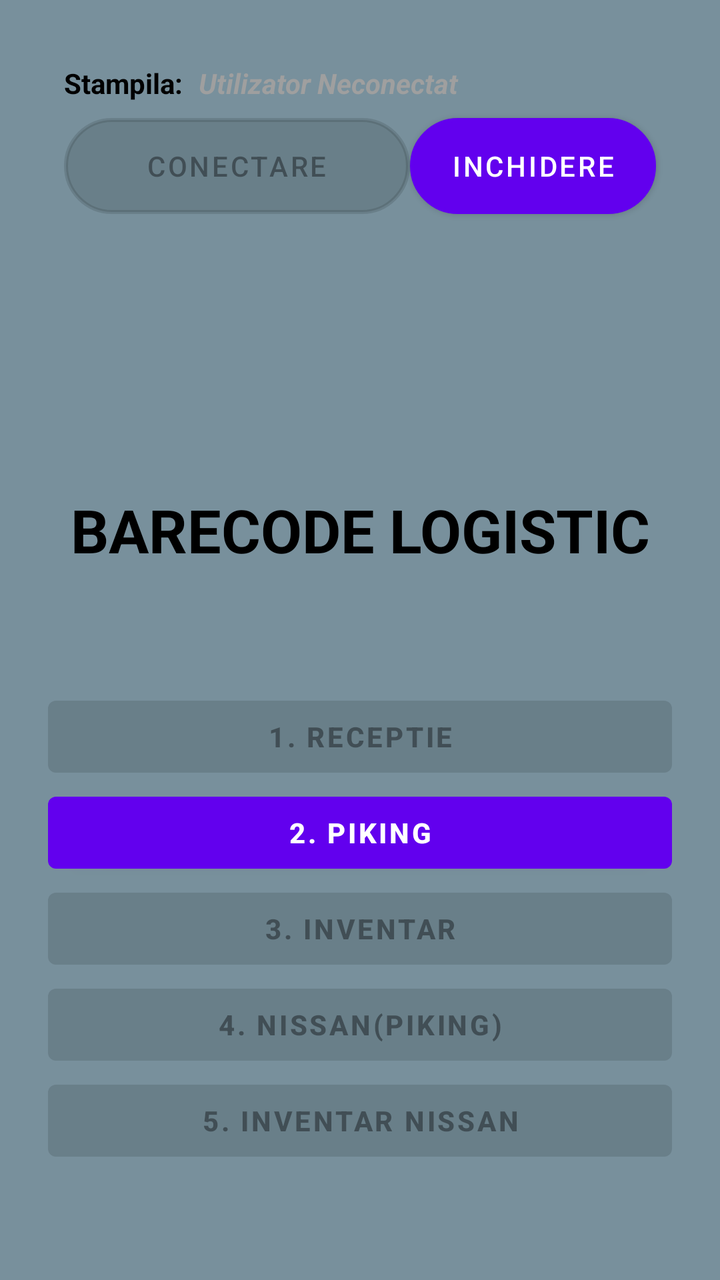
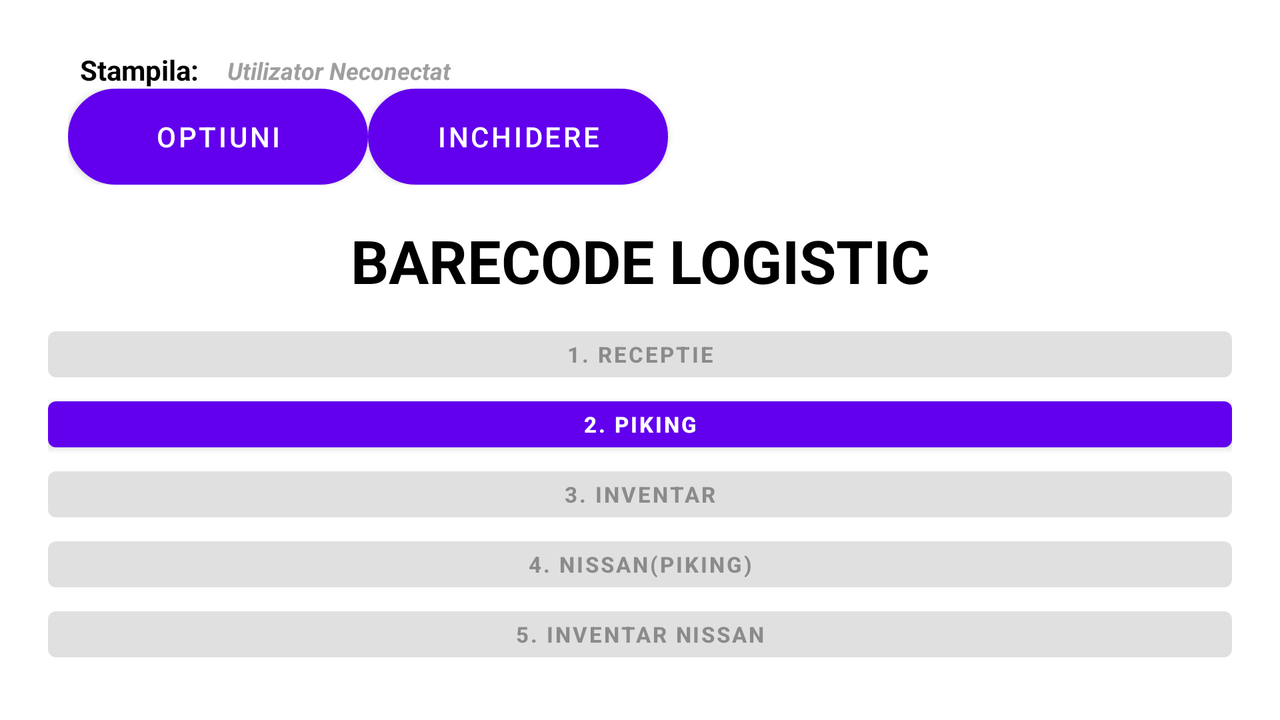

One screen, two layout resources from the same app: the default and the repository's alternative for another configuration. Each is rendered where Android would select it; the XML of both is given below.
<!-- AndroidManifest.xml: application theme Theme.BasicActivity -->
<!-- res/layout/fragment_menu.xml -->
<?xml version="1.0" encoding="utf-8"?>
    <androidx.constraintlayout.widget.ConstraintLayout
        xmlns:android="http://schemas.android.com/apk/res/android"
        xmlns:app="http://schemas.android.com/apk/res-auto"
        xmlns:tools="http://schemas.android.com/tools"
        android:layout_width="match_parent"
        android:layout_height="match_parent"
        tools:context=".MenuFragment"
        android:id="@+id/Menu_Fragment"
        android:padding="16dp"
    android:background="#78909C">

        <LinearLayout
            android:id="@+id/linearLayout3"
            android:layout_width="0dp"
            android:layout_height="wrap_content"
            android:layout_marginStart="8dp"

            android:layout_marginEnd="8dp"
            android:layout_marginBottom="10dp"
            android:orientation="vertical"
            app:layout_constraintBottom_toBottomOf="parent"
            app:layout_constraintEnd_toEndOf="parent"
            app:layout_constraintHorizontal_bias="0.571"
            app:layout_constraintStart_toStartOf="parent"
            app:layout_constraintTop_toBottomOf="@+id/tv_menu_fragment_title">

            <Button
                android:id="@+id/button"
                android:layout_width="match_parent"
                android:layout_height="wrap_content"

                android:enabled="false"
                android:text="@string/_1_receptie"

                android:textStyle="bold" />

            <Button
                android:id="@+id/btn_piking"
                android:layout_width="match_parent"
                android:layout_height="wrap_content"

                android:text="@string/_2_piking"

                android:textStyle="bold" />

            <Button
                android:id="@+id/button3"
                android:layout_width="match_parent"
                android:layout_height="wrap_content"

                android:enabled="false"
                android:text="@string/_3_inventar"

                android:textStyle="bold" />

            <Button
                android:id="@+id/button4"
                android:layout_width="match_parent"
                android:layout_height="wrap_content"

                android:enabled="false"
                android:text="@string/_4_nissan_piking"

                android:textStyle="bold" />

            <Button
                android:id="@+id/button5"
                android:layout_width="match_parent"
                android:layout_height="wrap_content"

                android:enabled="false"
                android:text="@string/_5_inventar_nissan"

                android:textStyle="bold" />

        </LinearLayout>

    <TextView
        android:id="@+id/tv_menu_fragment_title"
        android:layout_width="0dp"
        android:layout_height="wrap_content"
        android:layout_marginStart="8dp"
        android:layout_marginTop="100dp"
        android:layout_marginEnd="8dp"
        android:layout_marginBottom="30dp"
        android:text="@string/barecode_logistic"
        android:textAlignment="center"
        android:textColor="@color/black"
        android:textSize="@dimen/text_title_in_page"
        android:textStyle="bold"
        app:layout_constraintBottom_toTopOf="@+id/linearLayout3"
        app:layout_constraintEnd_toEndOf="parent"
        app:layout_constraintHorizontal_bias="0.0"
        app:layout_constraintStart_toStartOf="parent"
        app:layout_constraintTop_toBottomOf="@+id/constraintLayout_butoane"
        app:layout_constraintVertical_bias="0.532" />

    <androidx.constraintlayout.widget.ConstraintLayout
        android:id="@+id/constraintLayout_butoane"
        android:layout_width="match_parent"
        android:layout_height="0dp"
        android:layout_marginStart="8dp"
        android:layout_marginTop="8dp"
        android:layout_marginEnd="8dp"
        app:layout_constraintEnd_toEndOf="parent"
        app:layout_constraintHorizontal_bias="0.0"
        app:layout_constraintStart_toStartOf="parent"
        app:layout_constraintTop_toTopOf="parent">

        <TextView
            android:id="@+id/tv_user"
            android:layout_width="0dp"
            android:layout_height="wrap_content"

            android:layout_marginStart="8dp"
            android:layout_marginEnd="8dp"
            android:text="@string/menu_fragment_user"
            android:textAlignment="viewStart"

            android:textColor="@color/gray"
            android:textSize="14sp"
            android:textStyle="bold|italic"
            app:layout_constraintBaseline_toBaselineOf="@+id/tv_user2"
            app:layout_constraintEnd_toEndOf="parent"
            app:layout_constraintStart_toEndOf="@+id/tv_user2" />

        <TextView
            android:id="@+id/tv_user2"
            android:layout_width="wrap_content"
            android:layout_height="wrap_content"

            android:layout_marginStart="8dp"
            android:layout_marginTop="8dp"
            android:layout_marginBottom="8dp"
            android:text="@string/menu_fragment_stampila"

            android:textAlignment="viewStart"
            android:textColor="@color/black"
            android:textStyle="bold"
            app:layout_constraintBottom_toTopOf="@+id/login"
            app:layout_constraintStart_toStartOf="parent"
            app:layout_constraintTop_toTopOf="parent" />

        <Button
            android:id="@+id/login"
            android:layout_width="0dp"
            android:layout_height="wrap_content"

            android:layout_marginStart="8dp"


            android:background="@drawable/custom_button"
            android:enabled="false"
            android:text="@string/action_sign_in_Login"
            android:textSize="14sp"
            app:layout_constraintBaseline_toBaselineOf="@+id/inchidere"

            app:layout_constraintEnd_toStartOf="@+id/guideline3"
            app:layout_constraintStart_toStartOf="parent" />

        <Button
            android:id="@+id/inchidere"
            android:layout_width="0dp"
            android:layout_height="wrap_content"

            android:layout_marginEnd="8dp"


            android:layout_marginBottom="8dp"
            android:background="@drawable/custom_button"
            android:backgroundTint="@color/orange"
            android:backgroundTintMode="screen"
            android:text="@string/action_sign_in_Inchidere"
            android:textSize="14sp"
            app:layout_constraintBottom_toBottomOf="parent"
            app:layout_constraintEnd_toEndOf="parent"
            app:layout_constraintStart_toEndOf="@+id/login" />

        <androidx.constraintlayout.widget.Guideline
            android:id="@+id/guideline3"
            android:layout_width="wrap_content"
            android:layout_height="wrap_content"
            android:orientation="vertical"
            app:layout_constraintGuide_begin="181dp" />


    </androidx.constraintlayout.widget.ConstraintLayout>

    </androidx.constraintlayout.widget.ConstraintLayout>
<!-- resources referenced by this layout -->
<resources>
  <color name="black">#FF000000</color>
  <color name="gray">#9F9F9F</color>
  <color name="orange">#B1761E</color>
  <dimen name="text_title_in_page">30sp</dimen>
  <!-- drawable custom_button (drawable) -->
  <?xml version="1.0" encoding="utf-8"?>
  <shape xmlns:android="http://schemas.android.com/apk/res/android" android:shape="rectangle">
      <stroke android:color="@color/orange" android:width="2dp"/>
      <corners android:radius="200dp"/>
      <solid android:color="@color/green" />
  </shape>
  <string name="_1_receptie">1. RECEPTIE</string>
  <string name="_2_piking">2. PIKING</string>
  <string name="_3_inventar">3. INVENTAR</string>
  <string name="_4_nissan_piking">4. NISSAN(piking)</string>
  <string name="_5_inventar_nissan">5. INVENTAR NISSAN</string>
  <string name="action_sign_in_Inchidere">Inchidere</string>
  <string name="action_sign_in_Login">Conectare</string>
  <string name="barecode_logistic">BARECODE LOGISTIC</string>
  <string name="menu_fragment_stampila">Stampila:</string>
  <string name="menu_fragment_user">Utilizator Neconectat</string>
  <style name="Theme.BasicActivity" parent="Theme.MaterialComponents.DayNight.DarkActionBar">
          
          <item name="colorPrimary">@color/purple_500</item>
          <item name="colorPrimaryVariant">@color/purple_700</item>
          <item name="colorOnPrimary">@color/white</item>
          
          <item name="colorSecondary">@color/teal_200</item>
          <item name="colorSecondaryVariant">@color/teal_700</item>
          <item name="colorOnSecondary">@color/black</item>
          
          <item name="android:statusBarColor" tools:targetApi="l">?attr/colorPrimaryVariant</item>
          
      </style>
  <color name="green">#075C0A</color>
  <color name="purple_500">#FF6200EE</color>
  <color name="purple_700">#FF3700B3</color>
  <color name="white">#FFFFFFFF</color>
  <color name="teal_200">#FF03DAC5</color>
  <color name="teal_700">#FF018786</color>
</resources>
<!-- res/layout-land/fragment_menu.xml (the repository's variant of the layout above) -->
<!-- drawn on the phone turned sideways -->
<?xml version="1.0" encoding="utf-8"?>
    <androidx.constraintlayout.widget.ConstraintLayout
        xmlns:android="http://schemas.android.com/apk/res/android"
        xmlns:app="http://schemas.android.com/apk/res-auto"
        xmlns:tools="http://schemas.android.com/tools"
        android:layout_width="match_parent"
        android:layout_height="match_parent"
        tools:context=".MenuFragment"
        android:id="@+id/Menu_Fragment"
        android:padding="16dp">

    <LinearLayout
        android:id="@+id/linearLayout3"
        android:layout_width="match_parent"
        android:layout_height="wrap_content"
        android:layout_marginStart="8dp"

        android:layout_marginTop="2dp"
        android:layout_marginEnd="8dp"
        android:layout_marginBottom="2dp"
        android:orientation="vertical"
        app:layout_constraintBottom_toBottomOf="parent"
        app:layout_constraintEnd_toEndOf="parent"
        app:layout_constraintHorizontal_bias="0.571"
        app:layout_constraintStart_toStartOf="parent"
        app:layout_constraintTop_toBottomOf="@+id/tv_menu_fragment_title">

        <Button
            android:id="@+id/button"
            android:layout_width="match_parent"
            android:layout_height="35sp"

            android:enabled="false"
            android:text="@string/text_receptie"

            android:textSize="11sp"
            android:textStyle="bold" />

        <Button
            android:id="@+id/btn_piking"
            android:layout_width="match_parent"
            android:layout_height="35sp"

            android:text="@string/text_piking"

            android:textSize="11sp"
            android:textStyle="bold" />

        <Button
            android:id="@+id/button3"
            android:layout_width="match_parent"
            android:layout_height="35sp"

            android:enabled="false"
            android:text="@string/text_inventar"

            android:textSize="11sp"
            android:textStyle="bold" />

        <Button
            android:id="@+id/button4"
            android:layout_width="match_parent"
            android:layout_height="35sp"

            android:enabled="false"
            android:text="@string/text_nissan_piking"

            android:textSize="11sp"
            android:textStyle="bold" />

        <Button
            android:id="@+id/button5"
            android:layout_width="match_parent"
            android:layout_height="35sp"

            android:enabled="false"
            android:text="@string/text_inventar_nissan"

            android:textSize="11sp"
            android:textStyle="bold" />

    </LinearLayout>

    <TextView
        android:id="@+id/tv_menu_fragment_title"
        android:layout_width="match_parent"
        android:layout_height="wrap_content"
        android:layout_marginStart="8dp"
        android:layout_marginEnd="8dp"
        android:text="@string/barecode_logistic"
        android:textAlignment="center"
        android:textColor="@color/black"
        android:textSize="@dimen/text_title_in_page"
        android:textStyle="bold"
        app:layout_constraintBottom_toTopOf="@+id/linearLayout3"
        app:layout_constraintEnd_toEndOf="parent"
        app:layout_constraintHorizontal_bias="0.0"
        app:layout_constraintStart_toStartOf="parent"
        app:layout_constraintTop_toBottomOf="@+id/constraintLayout_butoane"
        app:layout_constraintVertical_bias="0.532" />

    <androidx.constraintlayout.widget.ConstraintLayout
        android:id="@+id/constraintLayout_butoane"
        android:layout_width="match_parent"
        android:layout_height="wrap_content"
        android:layout_marginStart="8dp"
        android:layout_marginTop="2dp"
        android:layout_marginEnd="8dp"
        app:layout_constraintBottom_toTopOf="@+id/tv_menu_fragment_title"
        app:layout_constraintEnd_toEndOf="parent"
        app:layout_constraintHorizontal_bias="1.0"
        app:layout_constraintStart_toStartOf="parent"
        app:layout_constraintTop_toTopOf="parent">

        <TextView
            android:id="@+id/tv_user"
            android:layout_width="wrap_content"
            android:layout_height="wrap_content"

            android:layout_marginStart="12dp"
            android:layout_marginEnd="239dp"
            android:layout_marginBottom="1dp"
            android:text="@string/menu_fragment_user"
            android:textAlignment="viewStart"
            android:textColor="@color/gray"
            android:textSize="12sp"
            android:textStyle="bold|italic"
            app:layout_constraintBottom_toTopOf="@+id/linearLayout"
            app:layout_constraintEnd_toEndOf="parent"
            app:layout_constraintHorizontal_bias="0.016"
            app:layout_constraintStart_toEndOf="@+id/tv_user2"
            app:layout_constraintTop_toTopOf="parent"
            app:layout_constraintVertical_bias="1.0" />

        <TextView
            android:id="@+id/tv_user2"
            android:layout_width="wrap_content"
            android:layout_height="wrap_content"

            android:layout_marginStart="16dp"

            android:text="@string/menu_fragment_stampila"
            android:textAlignment="viewStart"
            android:textColor="@color/black"
            android:textStyle="bold"
            app:layout_constraintBottom_toTopOf="@+id/linearLayout"
            app:layout_constraintStart_toStartOf="parent"
            app:layout_constraintTop_toTopOf="parent" />

        <LinearLayout
            android:id="@+id/linearLayout"
            android:layout_width="match_parent"
            android:layout_height="wrap_content"

            android:orientation="horizontal"
            android:paddingStart="10dp"
            android:paddingBottom="10dp"

            app:layout_constraintBottom_toBottomOf="parent"
            app:layout_constraintEnd_toEndOf="parent"
            app:layout_constraintStart_toStartOf="parent"
            app:layout_constraintTop_toBottomOf="@+id/tv_user2">

            <Button
                android:id="@+id/login"
                android:layout_width="@dimen/button_width"
                android:layout_height="wrap_content"

                android:background="@drawable/custom_button"
                android:enabled="true"
                android:text="@string/menu_option" />

            <Button
                android:id="@+id/inchidere"
                android:layout_width="@dimen/button_width"
                android:layout_height="wrap_content"
                android:background="@drawable/custom_button"
                android:enabled="true"
                android:text="@string/action_sign_in_Inchidere"
                 />
        </LinearLayout>

    </androidx.constraintlayout.widget.ConstraintLayout>

    </androidx.constraintlayout.widget.ConstraintLayout>
<!-- resources referenced by the variant -->
<!-- as the phone turned sideways resolves them -->
<resources>
  <color name="black">#FF000000</color>
  <color name="gray">#9F9F9F</color>
  <dimen name="button_width">150dp</dimen>
  <dimen name="text_title_in_page">30sp</dimen>
  <!-- drawable custom_button (drawable) -->
  <?xml version="1.0" encoding="utf-8"?>
  <shape xmlns:android="http://schemas.android.com/apk/res/android" android:shape="rectangle">
      <stroke android:color="@color/orange" android:width="2dp"/>
      <corners android:radius="200dp"/>
      <solid android:color="@color/green" />
  </shape>
  <string name="action_sign_in_Inchidere">Inchidere</string>
  <string name="barecode_logistic">BARECODE LOGISTIC</string>
  <string name="menu_fragment_stampila">Stampila:</string>
  <string name="menu_fragment_user">Utilizator Neconectat</string>
  <string name="menu_option">OPTIUNI</string>
  <string name="text_inventar">3. INVENTAR</string>
  <string name="text_inventar_nissan">5. INVENTAR NISSAN</string>
  <string name="text_nissan_piking">4. NISSAN(piking)</string>
  <string name="text_piking">2. PIKING</string>
  <string name="text_receptie">1. RECEPTIE</string>
  <style name="Theme.BasicActivity" parent="Theme.MaterialComponents.DayNight.DarkActionBar">
          
          <item name="colorPrimary">@color/purple_500</item>
          <item name="colorPrimaryVariant">@color/purple_700</item>
          <item name="colorOnPrimary">@color/white</item>
          
          <item name="colorSecondary">@color/teal_200</item>
          <item name="colorSecondaryVariant">@color/teal_700</item>
          <item name="colorOnSecondary">@color/black</item>
          
          <item name="android:statusBarColor" tools:targetApi="l">?attr/colorPrimaryVariant</item>
          
      </style>
  <color name="orange">#B1761E</color>
  <color name="green">#075C0A</color>
  <color name="purple_500">#FF6200EE</color>
  <color name="purple_700">#FF3700B3</color>
  <color name="white">#FFFFFFFF</color>
  <color name="teal_200">#FF03DAC5</color>
  <color name="teal_700">#FF018786</color>
</resources>
